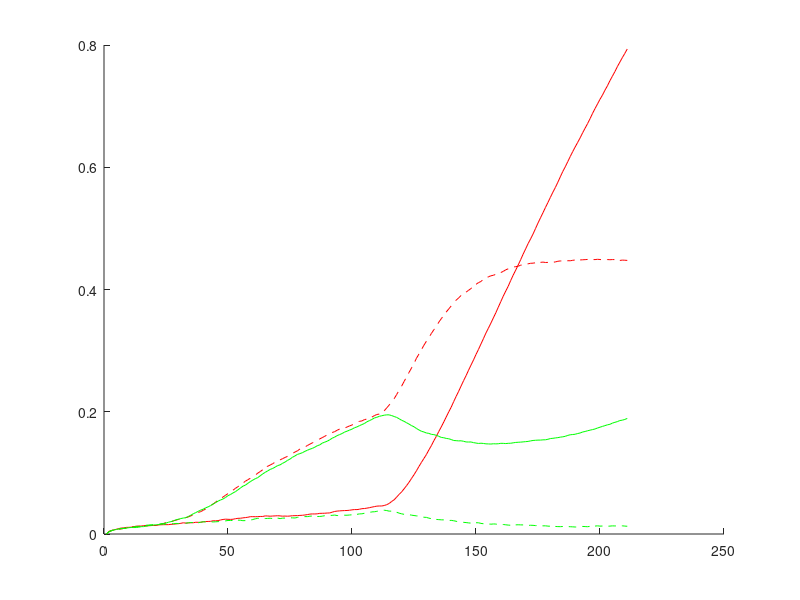
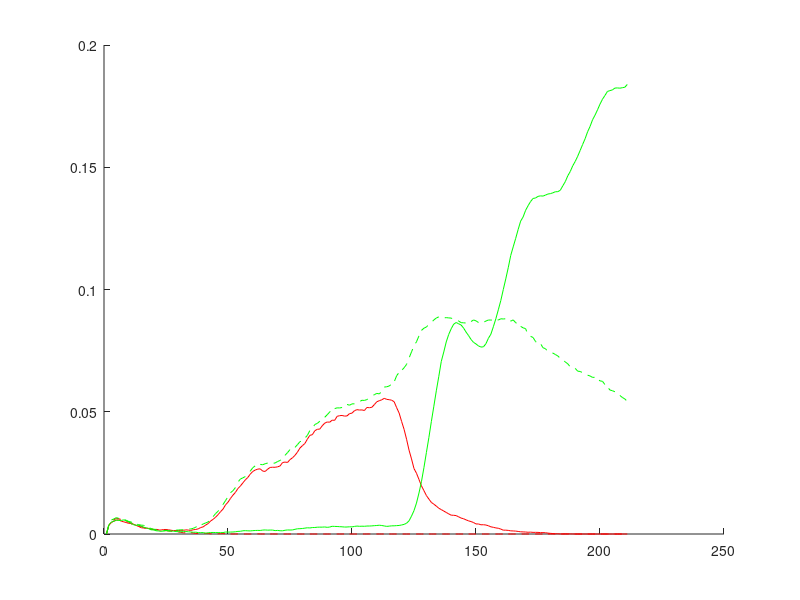
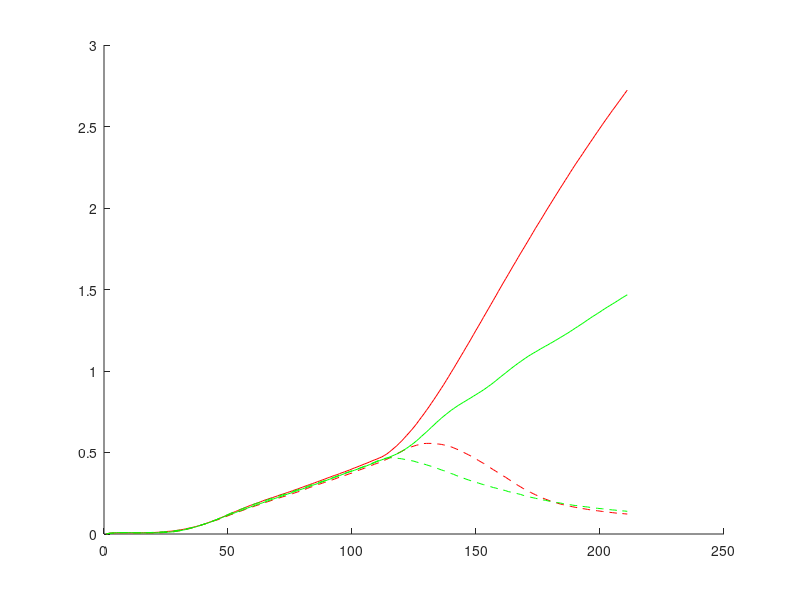
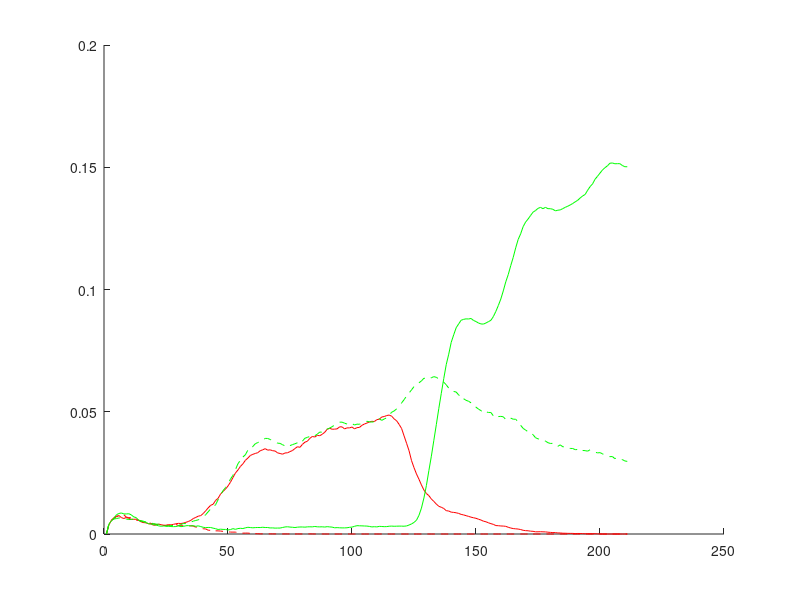

MATLAB code to generate these figures, in order:
clear; close all; clc

fr = load('4AreasA5_9.mat').firingRatesAverage;


for ii = 40:60

    figure; hold on
    plot(squeeze(fr(ii,1,1,:)), 'r-');
    plot(squeeze(fr(ii,1,2,:)), 'r--');
    plot(squeeze(fr(ii,2,1,:)), 'g-');
    plot(squeeze(fr(ii,2,2,:)), 'g--');
end


%% 


for ii = 160:180

    figure; hold on
    
    plot(squeeze(fr(ii,1,1,:)), 'r-');
    plot(squeeze(fr(ii,1,2,:)), 'r--');
    plot(squeeze(fr(ii,2,1,:)), 'g-');
    plot(squeeze(fr(ii,2,2,:)), 'g--');
end

%%
for ii = 340:350

    figure; hold on
    
    plot(squeeze(fr(ii,1,1,:)), 'r-');
    plot(squeeze(fr(ii,1,2,:)), 'r--');
    plot(squeeze(fr(ii,2,1,:)), 'g-');
    plot(squeeze(fr(ii,2,2,:)), 'g--');
end